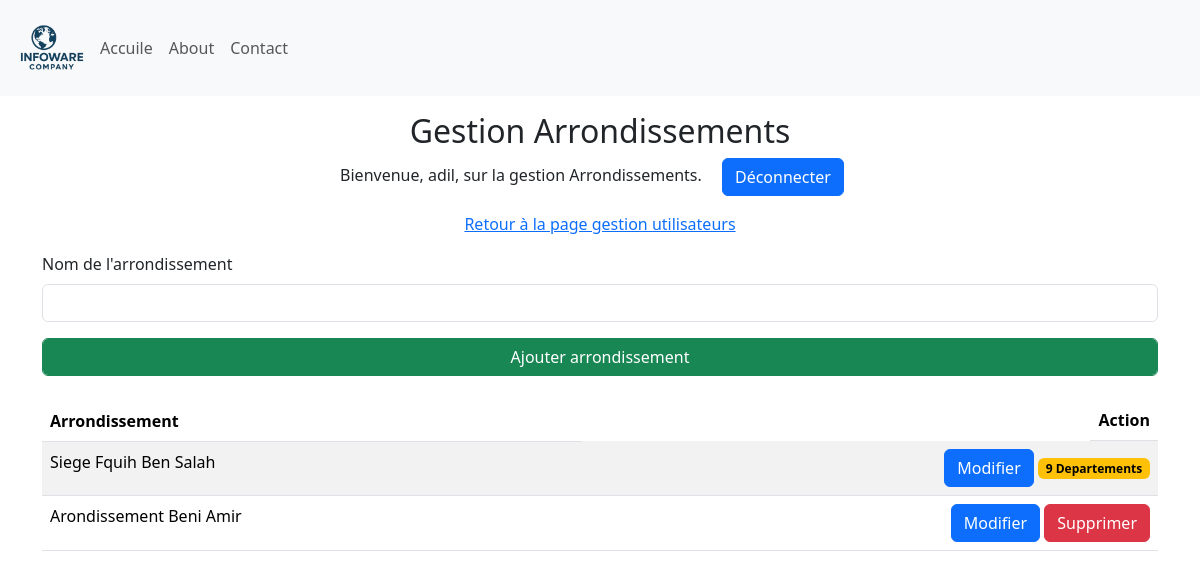
The app's page /manage_Arrondissements (signed in), older data.
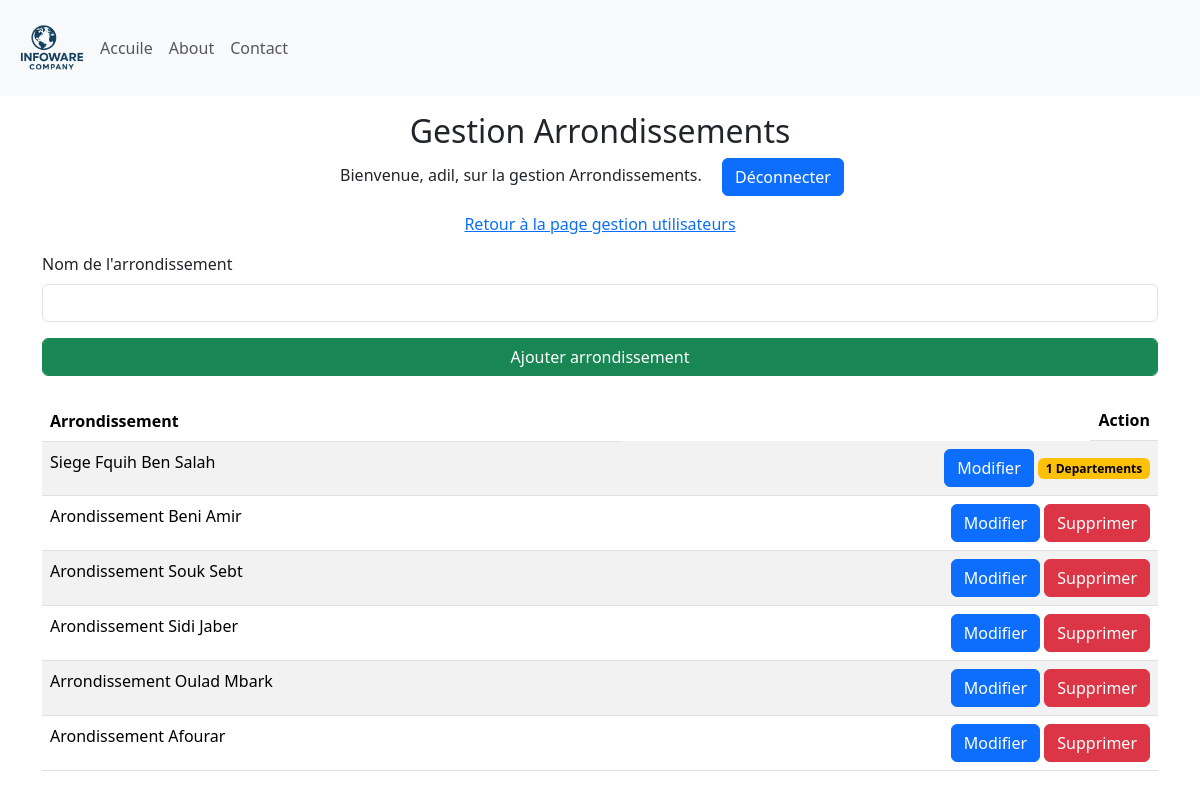
The same page, newer data.
### Site/models.py (models this page shows, shortened)
class Arondissement(db.Model):
    id = db.Column(db.Integer, primary_key=True)
    arondissement = db.Column(db.String(25), unique=True, nullable=False)
    departement = db.relationship('Departement', backref='Departement', lazy=True)

### Site/dashbord/arrondissement.py (the view, shortened to what this page needs)
@arrondissement.route('/manage_Arrondissements', methods=['GET', 'POST'])
def manage_Arrondissements():
    if 'user' not in session:
        return redirect(url_for('admin.admin'))
    arrondissements = Arondissement.query.all()
    return render_template('manage_Arrondissements.html', name=session['user'], arrondissements=arrondissements)

### Site/templates/manage_Arrondissements.html (shortened to what this page needs)
{% extends 'base.html' %}
{% block body %}
<div class="container-fluid">
    <div class="row">
        <div class="col-12  my-3">
            <div class="text-center">
                <h2>Gestion Arrondissements </h2>
                <p>Bienvenue, {{ name }}, sur la gestion Arrondissements. <a class="mx-3 btn btn-primary" href="{{ url_for('admin.logout') }}"">Déconnecter</a></p>
                <p><a href="{{ url_for('dashbord.manage_users') }}">Retour à la page gestion utilisateurs</a> </p>
            </div>
            <div class="container">
                <form method="POST">
                    <div class="mb-3">
                        <label for="arrondissementName" class="form-label">Nom de l'arrondissement</label>
                        <input type="text" class="form-control" id="arrondissementName" name="arrondissementName" required>
                    </div>
                    <button type="submit" class="form-control btn btn-success">Ajouter arrondissement</button>
                </form>
                <table class="table table-striped mt-4 ">
                    <thead>
                        <tr>
                          <th scope="col">Arrondissement</th>
                          <th class="float-end" scope="col">Action</th>
                        </tr>
                      </thead>
                      <tbody>
                        {% for arrondissement in arrondissements %}
                        <tr>
                          <td>{{ arrondissement.arondissement }}</td>
                          <td>
                            <div class="btn-group float-end" role="group" aria-label="Basic example">
                                <form method="POST" action="{{ url_for('arrondissement.delete_arrondissement', arrondissement_id=arrondissement.id) }}" onsubmit="return confirm('Êtes-vous sûr de vouloir supprimer cet arrondissement ?');">
                                    <a href="{{ url_for('arrondissement.update_arrondissement', arrondissement_id=arrondissement.id) }}" class="btn btn-primary">Modifier</a>
                                    {% if arrondissement.departement | length == 0 %}
                                        <button type="submit" class="btn btn-danger">Supprimer</button>
                                    {% else %}
                                        <span class="badge text-bg-warning"> {{ arrondissement.departement | length }} Departements</span>
                                    {% endif %}
                                </form>
                            </div>
                          </td>
                        </tr>
                        {% endfor %}
                </table>
            </div>
        </div>
    </div>
</div>
{% endblock %}

Row changes from the older to the newer data that the page shows:
computed for Arondissement "Siege Fquih Ben Salah": departement|length "9" → "1"
added Arondissement: arondissement "Arondissement Souk Sebt", shows "Supprimer"
added Arondissement: arondissement "Arondissement Sidi Jaber", shows "Supprimer"
added Arondissement: arondissement "Arrondissement Oulad Mbark", shows "Supprimer"
added Arondissement: arondissement "Arondissement Afourar", shows "Supprimer"
